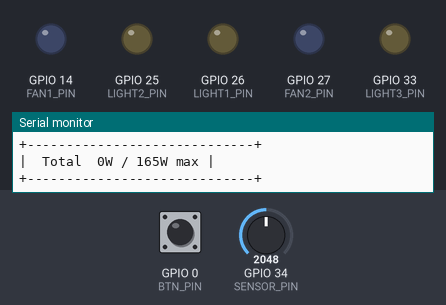
Recording of a sketch running on a simulated ESP32. On the bench: output pins drawn as LEDs (lit = HIGH), the last lines printed to the serial monitor. The inputs (shaded band) are chosen by the test bench; at power-on: GPIO 0 (BTN_PIN) HIGH, GPIO 34 (SENSOR_PIN) = 2048. Random numbers use the default seed unless the sketch sets one.

Above: at 1.4 s.
1.5 s: GPIO 0 (BTN_PIN) pulled LOW for 0.15 s
At 2.1 s:
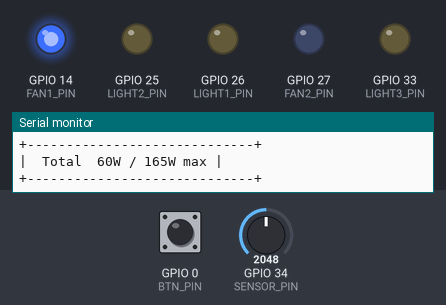
9.5 s: GPIO 0 (BTN_PIN) pulled LOW for 1 s
At 10.6 s:
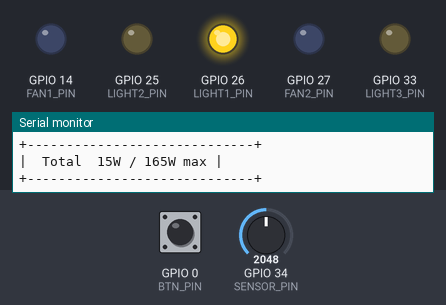
17.5 s: GPIO 0 (BTN_PIN) pulled LOW for 0.15 s
At 24.4 s:
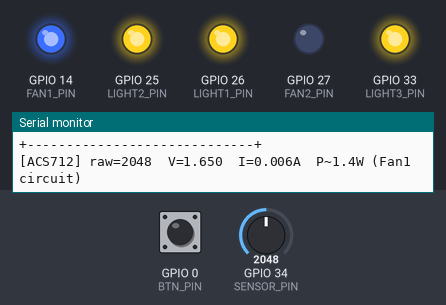
25.5 s: GPIO 0 (BTN_PIN) pulled LOW for 3.2 s
Timing chart, 0 to 65.5 s (numbered marks = the images above; inputs shaded):
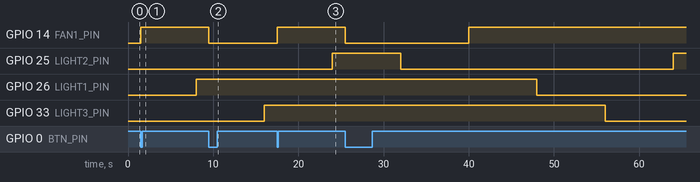

Measured:
- after the input at 1.5 s, GPIO 14 (FAN1_PIN): LOW → HIGH at once
- after the input at 9.5 s, GPIO 14 (FAN1_PIN): HIGH → LOW at once
- after the input at 17.5 s, GPIO 14 (FAN1_PIN): LOW → HIGH at once

The sketch:

sketch.ino
```cpp
// ============================================================
//  Smart Office -- One Room Simulation
//  Wokwi ESP32 project  |  docs/wokwi/sketch.ino
// ============================================================
//  Devices simulated (matching backend constants):
//    Fan 1   -> GPIO 14  (blue LED)      60 W
//    Fan 2   -> GPIO 27  (blue LED)      60 W
//    Light 1 -> GPIO 26  (yellow LED)    15 W
//    Light 2 -> GPIO 25  (yellow LED)    15 W
//    Light 3 -> GPIO 33  (yellow LED)    15 W
//
//  Sensors:
//    ACS712 current sensor -> potentiometer on GPIO 34
//
//  Controls:
//    Manual toggle (Fan 1) -> push button on GPIO 0
// ============================================================

#include <Arduino.h>

#define FAN1_PIN    14
#define FAN2_PIN    27
#define LIGHT1_PIN  26
#define LIGHT2_PIN  25
#define LIGHT3_PIN  33
#define SENSOR_PIN  34
#define BTN_PIN      0

const char* NAMES[] = { "Fan 1  ", "Fan 2  ", "Light 1", "Light 2", "Light 3" };
const int   PINS[]  = { FAN1_PIN, FAN2_PIN, LIGHT1_PIN, LIGHT2_PIN, LIGHT3_PIN };
const int   WATTS[] = { 60, 60, 15, 15, 15 };
const int   N       = 5;

bool          devState[5]     = { false, false, false, false, false };
bool          lastBtn         = HIGH;
unsigned long lastAutoToggle  = 0;
unsigned long lastStatusPrint = 0;

// ------------------------------------------------------------
void setup() {
  Serial.begin(115200);
  delay(200);

  for (int i = 0; i < N; i++) {
    pinMode(PINS[i], OUTPUT);
    digitalWrite(PINS[i], LOW);
  }
  pinMode(BTN_PIN, INPUT_PULLUP);

  Serial.println(F("===================================="));
  Serial.println(F("  Smart Office -- Room Simulator    "));
  Serial.println(F("===================================="));
  Serial.println(F("GPIO: Fan1=14 Fan2=27 L1=26 L2=25 L3=33"));
  Serial.println(F("Pot (GPIO34) = ACS712 current sensor sim"));
  Serial.println(F("Button (GPIO0) = toggle Fan 1 manually"));
  Serial.println();
  printStatus();
}

// ------------------------------------------------------------
void loop() {
  handleButton();

  if (millis() - lastAutoToggle > 8000UL) {
    lastAutoToggle = millis();
    int idx = random(0, N);
    toggleDevice(idx);
    Serial.print(F("[AUTO]  toggle -> "));
    Serial.println(NAMES[idx]);
    printStatus();
  }

  if (millis() - lastStatusPrint > 3000UL) {
    lastStatusPrint = millis();
    readCurrentSensor();
  }
}

// ------------------------------------------------------------
void handleButton() {
  bool btn = digitalRead(BTN_PIN);
  if (lastBtn == HIGH && btn == LOW) {
    toggleDevice(0);
    Serial.println(F("[BTN]   Manual toggle -> Fan 1"));
    printStatus();
    delay(50);
  }
  lastBtn = btn;
}

// ------------------------------------------------------------
void toggleDevice(int idx) {
  devState[idx] = !devState[idx];
  digitalWrite(PINS[idx], devState[idx] ? HIGH : LOW);
}

// ------------------------------------------------------------
void readCurrentSensor() {
  int   raw     = analogRead(SENSOR_PIN);
  float voltage = raw * (3.3f / 4095.0f);
  float current = (voltage - 1.65f) / 0.066f;
  float power   = fabsf(current) * 230.0f;

  Serial.print(F("[ACS712] raw="));  Serial.print(raw);
  Serial.print(F("  V="));           Serial.print(voltage, 3);
  Serial.print(F("  I="));           Serial.print(current, 3);
  Serial.print(F("A  P~"));          Serial.print(power, 1);
  Serial.println(F("W (Fan1 circuit)"));
}

// ------------------------------------------------------------
void printStatus() {
  int total = 0;
  Serial.println(F("+-----------------------------+"));
  for (int i = 0; i < N; i++) {
    int w = devState[i] ? WATTS[i] : 0;
    total += w;
    Serial.print(F("|  "));
    Serial.print(NAMES[i]);
    Serial.print(devState[i] ? F("  ON   (") : F("  OFF  ("));
    Serial.print(w);
    Serial.println(F("W)          |"));
  }
  Serial.println(F("+-----------------------------+"));
  Serial.print(F("|  Total  "));
  Serial.print(total);
  Serial.print(F("W / 165W max"));
  if (total >= 140) Serial.print(F("  (!)"));
  Serial.println(F(" |"));
  Serial.println(F("+-----------------------------+"));
  Serial.println();
}
```
